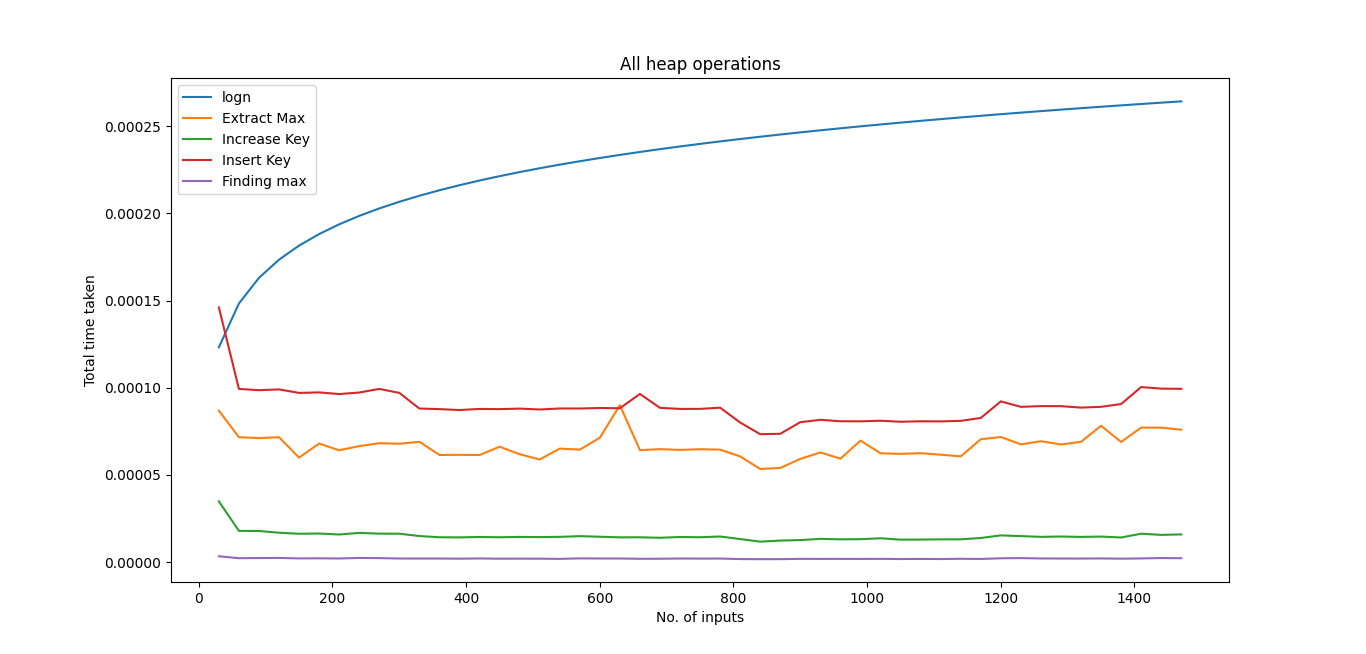

This figure's Python source:
import matplotlib.pyplot as plt
import numpy as np
import time , random

def Heapify(Arr,i,Arr_len2):
    left_child = 2 * i + 1  #leftChild child
    right_child = 2 * i + 2 #rightChild child
    if left_child < Arr_len2 and Arr[left_child] > Arr[i]:
        largest = left_child
    else:
        largest = i
    if right_child < Arr_len2 and Arr[right_child] >=Arr[largest]:
        largest = right_child
    if largest != i:
        Arr[i], Arr[largest] = Arr[largest], Arr[i]
        Heapify(Arr, largest,Arr_len2)

#Build heap
def BuildHeap(Arr):
    for i in range(int((len(Arr)/2)-1), -1, -1):
        Heapify(Arr,i,len(Arr))

#finding Maximum Element
def FindingMax(arr):
    return arr[0]

#Extracting max element
def extractMax2(Arr):
    len_Arr=len(Arr)
    if len_Arr<1:
        return -1
    elif len_Arr==1:
        return Arr[0]
    else:
        max_element=Arr[0]
        Arr[0]=Arr[len(Arr)-1]
        lst=np.delete(Arr,len(Arr)-1)
        Heapify(Arr,0,len(Arr))
        return max_element

#Incerase Key
def increaseKey(Arr,i,key):
    if Arr[i]>key:
        return -1
    Arr[i]=key
    while (i>0 and Arr[(i)//2]<Arr[i]):
        Arr[i],Arr[(i)//2]=Arr[(i)//2],Arr[i]
        i=i//2

#Insert A value
def insert(Arr,key):
    Arr=np.insert(Arr,-1,len(Arr)+1)
    increaseKey(Arr,len(Arr)-1,key)
    

#main function
time_extract_max=[]
time_increase_key=[]
time_insert_key=[]
time_finding_max=[]
randarr_len=[]
for i in range(1,50):
    randarr=np.random.randint(1,20,i*30)
    randarr_len.append(len(randarr))
    BuildHeap(randarr)

    st_timer1=time.perf_counter()
    largest=FindingMax(randarr)
    time_finding_max.append((time.perf_counter()-st_timer1))
    
    st_timer2=time.perf_counter()
    extractMax2(randarr)
    time_extract_max.append(((time.perf_counter()-st_timer2)))
    
    st_timer3=time.perf_counter()
    increaseKey(randarr,random.randint(10,20),random.randint(40,50))
    time_increase_key.append((time.perf_counter()-st_timer3))

    st_timer4=time.perf_counter()
    insert(randarr,random.randint(40,60))
    time_insert_key.append((time.perf_counter()-st_timer4))

logn=[(np.log2(i)/10**4.6) for i in randarr_len] #logn


plt.plot(randarr_len,logn,label="logn")
plt.plot(randarr_len,time_extract_max,label="Extract Max")
plt.plot(randarr_len,time_increase_key,label="Increase Key")
plt.plot(randarr_len,time_insert_key,label="Insert Key")
plt.plot(randarr_len,time_finding_max,label="Finding max")

plt.title("All heap operations")
plt.xlabel("No. of inputs")
plt.ylabel("Total time taken")
plt.legend()
plt.show()
#On comparing with logn the graph comes as expected but not always
#Priority queue is implemented
